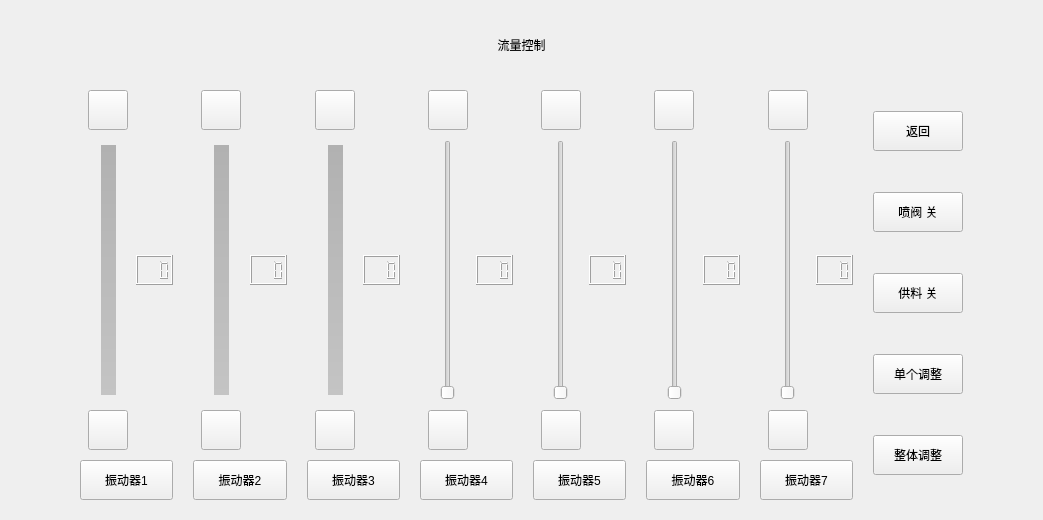
<?xml version="1.0" encoding="UTF-8"?>
<ui version="4.0">
 <class>FormVibrationAdjust</class>
 <widget class="QWidget" name="FormVibrationAdjust">
  <property name="geometry">
   <rect>
    <x>0</x>
    <y>0</y>
    <width>1043</width>
    <height>520</height>
   </rect>
  </property>
  <property name="windowTitle">
   <string>Form</string>
  </property>
  <layout class="QGridLayout" name="gridLayout_8">
   <property name="leftMargin">
    <number>80</number>
   </property>
   <property name="topMargin">
    <number>20</number>
   </property>
   <property name="rightMargin">
    <number>80</number>
   </property>
   <property name="bottomMargin">
    <number>20</number>
   </property>
   <property name="spacing">
    <number>20</number>
   </property>
   <item row="1" column="0">
    <layout class="QGridLayout" name="gridLayout">
     <property name="horizontalSpacing">
      <number>0</number>
     </property>
     <property name="verticalSpacing">
      <number>10</number>
     </property>
     <item row="1" column="0">
      <layout class="QHBoxLayout" name="horizontalLayout">
       <item>
        <widget class="QSlider" name="verticalSlider1">
         <property name="sizePolicy">
          <sizepolicy hsizetype="Expanding" vsizetype="MinimumExpanding">
           <horstretch>0</horstretch>
           <verstretch>0</verstretch>
          </sizepolicy>
         </property>
         <property name="minimumSize">
          <size>
           <width>25</width>
           <height>0</height>
          </size>
         </property>
         <property name="styleSheet">
          <string notr="true">QSlider::groove {
     /*border: 1px solid #999999;
     height: 330px; /* the groove expands to the size of the slider by default. by giving it a height, it has a fixed size */
	width:15px;
     background: qlineargradient(x1:0, y1:0, x2:0, y2:1, stop:0 #B1B1B1, stop:1 #c4c4c4);
     margin: 5px 0;
 }
 
QSlider::handle {
	border-image: url(:/image/slider.png);
     width: 25px;
     margin: -15px -25px; /* handle is placed by default on the contents rect of the groove. Expand outside the groove */
     border-radius: 3px;
 }</string>
         </property>
         <property name="maximum">
          <number>100</number>
         </property>
         <property name="orientation">
          <enum>Qt::Vertical</enum>
         </property>
        </widget>
       </item>
      </layout>
     </item>
     <item row="0" column="0" alignment="Qt::AlignHCenter">
      <widget class="QToolButton" name="toolButton_1u">
       <property name="minimumSize">
        <size>
         <width>40</width>
         <height>40</height>
        </size>
       </property>
       <property name="styleSheet">
        <string notr="true">QToolButton
{
	font-size:20px;
    border-image: url(:/image/upG.png);
    color: rgb(255, 255, 255);
}

QToolButton:pressed
{
    border-image: url(:/image/upR.png);
}</string>
       </property>
       <property name="text">
        <string/>
       </property>
      </widget>
     </item>
     <item row="2" column="0" alignment="Qt::AlignHCenter">
      <widget class="QToolButton" name="toolButton_1d">
       <property name="minimumSize">
        <size>
         <width>40</width>
         <height>40</height>
        </size>
       </property>
       <property name="styleSheet">
        <string notr="true">QToolButton
{
	font-size:20px;
    border-image: url(:/image/downG.png);
    color: rgb(255, 255, 255);
}

QToolButton:pressed
{
    border-image: url(:/image/downR.png);
}</string>
       </property>
       <property name="text">
        <string/>
       </property>
      </widget>
     </item>
     <item row="1" column="1">
      <widget class="QLCDNumber" name="lcdNumber1">
       <property name="sizePolicy">
        <sizepolicy hsizetype="Minimum" vsizetype="Fixed">
         <horstretch>0</horstretch>
         <verstretch>0</verstretch>
        </sizepolicy>
       </property>
       <property name="minimumSize">
        <size>
         <width>0</width>
         <height>30</height>
        </size>
       </property>
       <property name="smallDecimalPoint">
        <bool>true</bool>
       </property>
       <property name="digitCount">
        <number>3</number>
       </property>
       <property name="segmentStyle">
        <enum>QLCDNumber::Filled</enum>
       </property>
      </widget>
     </item>
     <item row="3" column="0" colspan="2">
      <widget class="QPushButton" name="pushButton_v1">
       <property name="sizePolicy">
        <sizepolicy hsizetype="Minimum" vsizetype="Fixed">
         <horstretch>0</horstretch>
         <verstretch>0</verstretch>
        </sizepolicy>
       </property>
       <property name="minimumSize">
        <size>
         <width>0</width>
         <height>40</height>
        </size>
       </property>
       <property name="styleSheet">
        <string notr="true">font: 14pt &quot;文泉驿微米黑&quot;;</string>
       </property>
       <property name="text">
        <string>振动器1</string>
       </property>
      </widget>
     </item>
    </layout>
   </item>
   <item row="1" column="1">
    <layout class="QGridLayout" name="gridLayout_2">
     <property name="horizontalSpacing">
      <number>0</number>
     </property>
     <property name="verticalSpacing">
      <number>10</number>
     </property>
     <item row="2" column="0" alignment="Qt::AlignHCenter">
      <widget class="QToolButton" name="toolButton_2d">
       <property name="minimumSize">
        <size>
         <width>40</width>
         <height>40</height>
        </size>
       </property>
       <property name="styleSheet">
        <string notr="true">QToolButton
{
	font-size:20px;
    border-image: url(:/image/downG.png);
    color: rgb(255, 255, 255);
}

QToolButton:pressed
{
    border-image: url(:/image/downR.png);
}</string>
       </property>
       <property name="text">
        <string/>
       </property>
      </widget>
     </item>
     <item row="0" column="0" alignment="Qt::AlignHCenter">
      <widget class="QToolButton" name="toolButton_2u">
       <property name="minimumSize">
        <size>
         <width>40</width>
         <height>40</height>
        </size>
       </property>
       <property name="styleSheet">
        <string notr="true">QToolButton
{
	font-size:20px;
    border-image: url(:/image/upG.png);
    color: rgb(255, 255, 255);
}

QToolButton:pressed
{
    border-image: url(:/image/upR.png);
}</string>
       </property>
       <property name="text">
        <string/>
       </property>
      </widget>
     </item>
     <item row="1" column="0">
      <widget class="QSlider" name="verticalSlider2">
       <property name="sizePolicy">
        <sizepolicy hsizetype="Expanding" vsizetype="Expanding">
         <horstretch>0</horstretch>
         <verstretch>0</verstretch>
        </sizepolicy>
       </property>
       <property name="minimumSize">
        <size>
         <width>0</width>
         <height>0</height>
        </size>
       </property>
       <property name="styleSheet">
        <string notr="true">QSlider::groove {
     /*border: 1px solid #999999;
     height: 330px; /* the groove expands to the size of the slider by default. by giving it a height, it has a fixed size */
	width:15px;
     background: qlineargradient(x1:0, y1:0, x2:0, y2:1, stop:0 #B1B1B1, stop:1 #c4c4c4);
     margin: 5px 0;
 }
 
QSlider::handle {
	border-image: url(:/image/slider.png);
     width: 25px;
     margin: -15px -25px; /* handle is placed by default on the contents rect of the groove. Expand outside the groove */
     border-radius: 3px;
 }</string>
       </property>
       <property name="maximum">
        <number>100</number>
       </property>
       <property name="orientation">
        <enum>Qt::Vertical</enum>
       </property>
      </widget>
     </item>
     <item row="1" column="1">
      <widget class="QLCDNumber" name="lcdNumber2">
       <property name="sizePolicy">
        <sizepolicy hsizetype="Minimum" vsizetype="Fixed">
         <horstretch>0</horstretch>
         <verstretch>0</verstretch>
        </sizepolicy>
       </property>
       <property name="minimumSize">
        <size>
         <width>0</width>
         <height>30</height>
        </size>
       </property>
       <property name="smallDecimalPoint">
        <bool>true</bool>
       </property>
       <property name="digitCount">
        <number>3</number>
       </property>
      </widget>
     </item>
     <item row="3" column="0" colspan="2">
      <widget class="QPushButton" name="pushButton_v2">
       <property name="sizePolicy">
        <sizepolicy hsizetype="Minimum" vsizetype="Preferred">
         <horstretch>0</horstretch>
         <verstretch>0</verstretch>
        </sizepolicy>
       </property>
       <property name="minimumSize">
        <size>
         <width>0</width>
         <height>40</height>
        </size>
       </property>
       <property name="styleSheet">
        <string notr="true">font: 14pt &quot;文泉驿微米黑&quot;;</string>
       </property>
       <property name="text">
        <string>振动器2</string>
       </property>
      </widget>
     </item>
    </layout>
   </item>
   <item row="1" column="2">
    <layout class="QGridLayout" name="gridLayout_3">
     <property name="horizontalSpacing">
      <number>0</number>
     </property>
     <property name="verticalSpacing">
      <number>10</number>
     </property>
     <item row="0" column="0" alignment="Qt::AlignHCenter">
      <widget class="QToolButton" name="toolButton_3u">
       <property name="minimumSize">
        <size>
         <width>40</width>
         <height>40</height>
        </size>
       </property>
       <property name="styleSheet">
        <string notr="true">QToolButton
{
	font-size:20px;
    border-image: url(:/image/upG.png);
    color: rgb(255, 255, 255);
}

QToolButton:pressed
{
    border-image: url(:/image/upR.png);
}</string>
       </property>
       <property name="text">
        <string/>
       </property>
      </widget>
     </item>
     <item row="2" column="0" alignment="Qt::AlignHCenter">
      <widget class="QToolButton" name="toolButton_3d">
       <property name="minimumSize">
        <size>
         <width>40</width>
         <height>40</height>
        </size>
       </property>
       <property name="styleSheet">
        <string notr="true">QToolButton
{
	font-size:20px;
    border-image: url(:/image/downG.png);
    color: rgb(255, 255, 255);
}

QToolButton:pressed
{
    border-image: url(:/image/downR.png);
}</string>
       </property>
       <property name="text">
        <string/>
       </property>
      </widget>
     </item>
     <item row="1" column="0">
      <widget class="QSlider" name="verticalSlider3">
       <property name="sizePolicy">
        <sizepolicy hsizetype="Expanding" vsizetype="Expanding">
         <horstretch>0</horstretch>
         <verstretch>0</verstretch>
        </sizepolicy>
       </property>
       <property name="minimumSize">
        <size>
         <width>0</width>
         <height>0</height>
        </size>
       </property>
       <property name="styleSheet">
        <string notr="true">QSlider::groove {
     /*border: 1px solid #999999;
     height: 330px; /* the groove expands to the size of the slider by default. by giving it a height, it has a fixed size */
	width:15px;
     background: qlineargradient(x1:0, y1:0, x2:0, y2:1, stop:0 #B1B1B1, stop:1 #c4c4c4);
     margin: 5px 0;
 }
 
QSlider::handle {
	border-image: url(:/image/slider.png);
     width: 25px;
     margin: -15px -25px; /* handle is placed by default on the contents rect of the groove. Expand outside the groove */
     border-radius: 3px;
 }</string>
       </property>
       <property name="maximum">
        <number>100</number>
       </property>
       <property name="orientation">
        <enum>Qt::Vertical</enum>
       </property>
      </widget>
     </item>
     <item row="1" column="1">
      <widget class="QLCDNumber" name="lcdNumber3">
       <property name="sizePolicy">
        <sizepolicy hsizetype="Minimum" vsizetype="Fixed">
         <horstretch>0</horstretch>
         <verstretch>0</verstretch>
        </sizepolicy>
       </property>
       <property name="minimumSize">
        <size>
         <width>0</width>
         <height>30</height>
        </size>
       </property>
       <property name="smallDecimalPoint">
        <bool>true</bool>
       </property>
       <property name="digitCount">
        <number>3</number>
       </property>
      </widget>
     </item>
     <item row="3" column="0" colspan="2">
      <widget class="QPushButton" name="pushButton_v3">
       <property name="sizePolicy">
        <sizepolicy hsizetype="Minimum" vsizetype="Preferred">
         <horstretch>0</horstretch>
         <verstretch>0</verstretch>
        </sizepolicy>
       </property>
       <property name="minimumSize">
        <size>
         <width>0</width>
         <height>40</height>
        </size>
       </property>
       <property name="styleSheet">
        <string notr="true">font: 14pt &quot;文泉驿微米黑&quot;;</string>
       </property>
       <property name="text">
        <string>振动器3</string>
       </property>
      </widget>
     </item>
    </layout>
   </item>
   <item row="1" column="3">
    <layout class="QGridLayout" name="gridLayout_4">
     <property name="horizontalSpacing">
      <number>0</number>
     </property>
     <property name="verticalSpacing">
      <number>10</number>
     </property>
     <item row="0" column="0" alignment="Qt::AlignHCenter">
      <widget class="QToolButton" name="toolButton_4u">
       <property name="minimumSize">
        <size>
         <width>40</width>
         <height>40</height>
        </size>
       </property>
       <property name="styleSheet">
        <string notr="true">QToolButton
{
	font-size:20px;
    border-image: url(:/image/upG.png);
    color: rgb(255, 255, 255);
}

QToolButton:pressed
{
    border-image: url(:/image/upR.png);
}</string>
       </property>
       <property name="text">
        <string/>
       </property>
      </widget>
     </item>
     <item row="2" column="0" alignment="Qt::AlignHCenter">
      <widget class="QToolButton" name="toolButton_4d">
       <property name="minimumSize">
        <size>
         <width>40</width>
         <height>40</height>
        </size>
       </property>
       <property name="styleSheet">
        <string notr="true">QToolButton
{
	font-size:20px;
    border-image: url(:/image/downG.png);
    color: rgb(255, 255, 255);
}

QToolButton:pressed
{
    border-image: url(:/image/downR.png);
}</string>
       </property>
       <property name="text">
        <string/>
       </property>
      </widget>
     </item>
     <item row="1" column="0">
      <widget class="QSlider" name="verticalSlider4">
       <property name="sizePolicy">
        <sizepolicy hsizetype="Expanding" vsizetype="Expanding">
         <horstretch>0</horstretch>
         <verstretch>0</verstretch>
        </sizepolicy>
       </property>
       <property name="minimumSize">
        <size>
         <width>0</width>
         <height>0</height>
        </size>
       </property>
       <property name="styleSheet">
        <string notr="true"/>
       </property>
       <property name="maximum">
        <number>100</number>
       </property>
       <property name="orientation">
        <enum>Qt::Vertical</enum>
       </property>
      </widget>
     </item>
     <item row="1" column="1">
      <widget class="QLCDNumber" name="lcdNumber4">
       <property name="sizePolicy">
        <sizepolicy hsizetype="Minimum" vsizetype="Fixed">
         <horstretch>0</horstretch>
         <verstretch>0</verstretch>
        </sizepolicy>
       </property>
       <property name="minimumSize">
        <size>
         <width>0</width>
         <height>30</height>
        </size>
       </property>
       <property name="smallDecimalPoint">
        <bool>true</bool>
       </property>
       <property name="digitCount">
        <number>3</number>
       </property>
      </widget>
     </item>
     <item row="3" column="0" colspan="2">
      <widget class="QPushButton" name="pushButton_v4">
       <property name="sizePolicy">
        <sizepolicy hsizetype="Minimum" vsizetype="Preferred">
         <horstretch>0</horstretch>
         <verstretch>0</verstretch>
        </sizepolicy>
       </property>
       <property name="minimumSize">
        <size>
         <width>0</width>
         <height>40</height>
        </size>
       </property>
       <property name="styleSheet">
        <string notr="true">font: 14pt &quot;文泉驿微米黑&quot;;</string>
       </property>
       <property name="text">
        <string>振动器4</string>
       </property>
      </widget>
     </item>
    </layout>
   </item>
   <item row="1" column="4">
    <layout class="QGridLayout" name="gridLayout_5">
     <property name="horizontalSpacing">
      <number>0</number>
     </property>
     <property name="verticalSpacing">
      <number>10</number>
     </property>
     <item row="0" column="0" alignment="Qt::AlignHCenter">
      <widget class="QToolButton" name="toolButton_5u">
       <property name="minimumSize">
        <size>
         <width>40</width>
         <height>40</height>
        </size>
       </property>
       <property name="styleSheet">
        <string notr="true">QToolButton
{
	font-size:20px;
    border-image: url(:/image/upG.png);
    color: rgb(255, 255, 255);
}

QToolButton:pressed
{
    border-image: url(:/image/upR.png);
}</string>
       </property>
       <property name="text">
        <string/>
       </property>
      </widget>
     </item>
     <item row="2" column="0" alignment="Qt::AlignHCenter">
      <widget class="QToolButton" name="toolButton_5d">
       <property name="minimumSize">
        <size>
         <width>40</width>
         <height>40</height>
        </size>
       </property>
       <property name="styleSheet">
        <string notr="true">QToolButton
{
	font-size:20px;
    border-image: url(:/image/downG.png);
    color: rgb(255, 255, 255);
}

QToolButton:pressed
{
    border-image: url(:/image/downR.png);
}</string>
       </property>
       <property name="text">
        <string/>
       </property>
      </widget>
     </item>
     <item row="1" column="0">
      <widget class="QSlider" name="verticalSlider5">
       <property name="sizePolicy">
        <sizepolicy hsizetype="Expanding" vsizetype="Expanding">
         <horstretch>0</horstretch>
         <verstretch>0</verstretch>
        </sizepolicy>
       </property>
       <property name="minimumSize">
        <size>
         <width>0</width>
         <height>0</height>
        </size>
       </property>
       <property name="styleSheet">
        <string notr="true"/>
       </property>
       <property name="maximum">
        <number>100</number>
       </property>
       <property name="orientation">
        <enum>Qt::Vertical</enum>
       </property>
      </widget>
     </item>
     <item row="1" column="1">
      <widget class="QLCDNumber" name="lcdNumber5">
       <property name="sizePolicy">
        <sizepolicy hsizetype="Minimum" vsizetype="Fixed">
         <horstretch>0</horstretch>
         <verstretch>0</verstretch>
        </sizepolicy>
       </property>
       <property name="minimumSize">
        <size>
         <width>0</width>
         <height>30</height>
        </size>
       </property>
       <property name="smallDecimalPoint">
        <bool>true</bool>
       </property>
       <property name="digitCount">
        <number>3</number>
       </property>
      </widget>
     </item>
     <item row="3" column="0" colspan="2">
      <widget class="QPushButton" name="pushButton_v5">
       <property name="sizePolicy">
        <sizepolicy hsizetype="Minimum" vsizetype="Preferred">
         <horstretch>0</horstretch>
         <verstretch>0</verstretch>
        </sizepolicy>
       </property>
       <property name="minimumSize">
        <size>
         <width>0</width>
         <height>40</height>
        </size>
       </property>
       <property name="styleSheet">
        <string notr="true">font: 14pt &quot;文泉驿微米黑&quot;;</string>
       </property>
       <property name="text">
        <string>振动器5</string>
       </property>
      </widget>
     </item>
    </layout>
   </item>
   <item row="1" column="5">
    <layout class="QGridLayout" name="gridLayout_6">
     <property name="horizontalSpacing">
      <number>0</number>
     </property>
     <property name="verticalSpacing">
      <number>10</number>
     </property>
     <item row="2" column="0" alignment="Qt::AlignHCenter">
      <widget class="QToolButton" name="toolButton_6d">
       <property name="minimumSize">
        <size>
         <width>40</width>
         <height>40</height>
        </size>
       </property>
       <property name="styleSheet">
        <string notr="true">QToolButton
{
	font-size:20px;
    border-image: url(:/image/downG.png);
    color: rgb(255, 255, 255);
}

QToolButton:pressed
{
    border-image: url(:/image/downR.png);
}</string>
       </property>
       <property name="text">
        <string/>
       </property>
      </widget>
     </item>
     <item row="0" column="0" alignment="Qt::AlignHCenter">
      <widget class="QToolButton" name="toolButton_6u">
       <property name="minimumSize">
        <size>
         <width>40</width>
         <height>40</height>
        </size>
       </property>
       <property name="styleSheet">
        <string notr="true">QToolButton
{
	font-size:20px;
    border-image: url(:/image/upG.png);
    color: rgb(255, 255, 255);
}

QToolButton:pressed
{
    border-image: url(:/image/upR.png);
}</string>
       </property>
       <property name="text">
        <string/>
       </property>
      </widget>
     </item>
     <item row="1" column="0">
      <widget class="QSlider" name="verticalSlider6">
       <property name="sizePolicy">
        <sizepolicy hsizetype="Expanding" vsizetype="Expanding">
         <horstretch>0</horstretch>
         <verstretch>0</verstretch>
        </sizepolicy>
       </property>
       <property name="minimumSize">
        <size>
         <width>0</width>
         <height>0</height>
        </size>
       </property>
       <property name="styleSheet">
        <string notr="true"/>
       </property>
       <property name="maximum">
        <number>100</number>
       </property>
       <property name="orientation">
        <enum>Qt::Vertical</enum>
       </property>
      </widget>
     </item>
     <item row="1" column="1">
      <widget class="QLCDNumber" name="lcdNumber6">
       <property name="sizePolicy">
        <sizepolicy hsizetype="Minimum" vsizetype="Fixed">
         <horstretch>0</horstretch>
         <verstretch>0</verstretch>
        </sizepolicy>
       </property>
       <property name="minimumSize">
        <size>
         <width>0</width>
         <height>30</height>
        </size>
       </property>
       <property name="smallDecimalPoint">
        <bool>true</bool>
       </property>
       <property name="digitCount">
        <number>3</number>
       </property>
      </widget>
     </item>
     <item row="3" column="0" colspan="2">
      <widget class="QPushButton" name="pushButton_v6">
       <property name="sizePolicy">
        <sizepolicy hsizetype="Minimum" vsizetype="Preferred">
         <horstretch>0</horstretch>
         <verstretch>0</verstretch>
        </sizepolicy>
       </property>
       <property name="minimumSize">
        <size>
         <width>0</width>
         <height>40</height>
        </size>
       </property>
       <property name="styleSheet">
        <string notr="true">font: 14pt &quot;文泉驿微米黑&quot;;</string>
       </property>
       <property name="text">
        <string>振动器6</string>
       </property>
      </widget>
     </item>
    </layout>
   </item>
   <item row="1" column="6">
    <layout class="QGridLayout" name="gridLayout_7">
     <property name="horizontalSpacing">
      <number>0</number>
     </property>
     <property name="verticalSpacing">
      <number>10</number>
     </property>
     <item row="2" column="0" alignment="Qt::AlignHCenter">
      <widget class="QToolButton" name="toolButton_7d">
       <property name="minimumSize">
        <size>
         <width>40</width>
         <height>40</height>
        </size>
       </property>
       <property name="styleSheet">
        <string notr="true">QToolButton
{
	font-size:20px;
    border-image: url(:/image/downG.png);
    color: rgb(255, 255, 255);
}

QToolButton:pressed
{
    border-image: url(:/image/downR.png);
}</string>
       </property>
       <property name="text">
        <string/>
       </property>
      </widget>
     </item>
     <item row="0" column="0" alignment="Qt::AlignHCenter">
      <widget class="QToolButton" name="toolButton_7u">
       <property name="minimumSize">
        <size>
         <width>40</width>
         <height>40</height>
        </size>
       </property>
       <property name="styleSheet">
        <string notr="true">QToolButton
{
	font-size:20px;
    border-image: url(:/image/upG.png);
    color: rgb(255, 255, 255);
}

QToolButton:pressed
{
    border-image: url(:/image/upR.png);
}</string>
       </property>
       <property name="text">
        <string/>
       </property>
      </widget>
     </item>
     <item row="1" column="0">
      <widget class="QSlider" name="verticalSlider7">
       <property name="sizePolicy">
        <sizepolicy hsizetype="Expanding" vsizetype="Expanding">
         <horstretch>0</horstretch>
         <verstretch>0</verstretch>
        </sizepolicy>
       </property>
       <property name="minimumSize">
        <size>
         <width>0</width>
         <height>0</height>
        </size>
       </property>
       <property name="styleSheet">
        <string notr="true"/>
       </property>
       <property name="maximum">
        <number>100</number>
       </property>
       <property name="orientation">
        <enum>Qt::Vertical</enum>
       </property>
      </widget>
     </item>
     <item row="1" column="1">
      <widget class="QLCDNumber" name="lcdNumber7">
       <property name="sizePolicy">
        <sizepolicy hsizetype="Minimum" vsizetype="Fixed">
         <horstretch>0</horstretch>
         <verstretch>0</verstretch>
        </sizepolicy>
       </property>
       <property name="minimumSize">
        <size>
         <width>0</width>
         <height>30</height>
        </size>
       </property>
       <property name="smallDecimalPoint">
        <bool>true</bool>
       </property>
       <property name="digitCount">
        <number>3</number>
       </property>
      </widget>
     </item>
     <item row="3" column="0" colspan="2">
      <widget class="QPushButton" name="pushButton_v7">
       <property name="sizePolicy">
        <sizepolicy hsizetype="Minimum" vsizetype="Preferred">
         <horstretch>0</horstretch>
         <verstretch>0</verstretch>
        </sizepolicy>
       </property>
       <property name="minimumSize">
        <size>
         <width>0</width>
         <height>40</height>
        </size>
       </property>
       <property name="styleSheet">
        <string notr="true">font: 14pt &quot;文泉驿微米黑&quot;;</string>
       </property>
       <property name="text">
        <string>振动器7</string>
       </property>
      </widget>
     </item>
    </layout>
   </item>
   <item row="1" column="7">
    <layout class="QVBoxLayout" name="verticalLayout">
     <item>
      <widget class="QToolButton" name="toolButton">
       <property name="sizePolicy">
        <sizepolicy hsizetype="Preferred" vsizetype="Fixed">
         <horstretch>0</horstretch>
         <verstretch>0</verstretch>
        </sizepolicy>
       </property>
       <property name="minimumSize">
        <size>
         <width>90</width>
         <height>40</height>
        </size>
       </property>
       <property name="text">
        <string>返回</string>
       </property>
      </widget>
     </item>
     <item>
      <widget class="QToolButton" name="toolButtonValve">
       <property name="sizePolicy">
        <sizepolicy hsizetype="Preferred" vsizetype="Fixed">
         <horstretch>0</horstretch>
         <verstretch>0</verstretch>
        </sizepolicy>
       </property>
       <property name="minimumSize">
        <size>
         <width>90</width>
         <height>40</height>
        </size>
       </property>
       <property name="text">
        <string>喷阀 关</string>
       </property>
      </widget>
     </item>
     <item>
      <widget class="QToolButton" name="toolButtonVibrator">
       <property name="sizePolicy">
        <sizepolicy hsizetype="Preferred" vsizetype="Fixed">
         <horstretch>0</horstretch>
         <verstretch>0</verstretch>
        </sizepolicy>
       </property>
       <property name="minimumSize">
        <size>
         <width>90</width>
         <height>40</height>
        </size>
       </property>
       <property name="text">
        <string>供料 关</string>
       </property>
      </widget>
     </item>
     <item>
      <widget class="QToolButton" name="toolButton_Single">
       <property name="sizePolicy">
        <sizepolicy hsizetype="Preferred" vsizetype="Fixed">
         <horstretch>0</horstretch>
         <verstretch>0</verstretch>
        </sizepolicy>
       </property>
       <property name="minimumSize">
        <size>
         <width>90</width>
         <height>40</height>
        </size>
       </property>
       <property name="text">
        <string>单个调整</string>
       </property>
      </widget>
     </item>
     <item>
      <widget class="QToolButton" name="toolButton_All">
       <property name="sizePolicy">
        <sizepolicy hsizetype="Preferred" vsizetype="Fixed">
         <horstretch>0</horstretch>
         <verstretch>0</verstretch>
        </sizepolicy>
       </property>
       <property name="minimumSize">
        <size>
         <width>90</width>
         <height>40</height>
        </size>
       </property>
       <property name="text">
        <string>整体调整</string>
       </property>
      </widget>
     </item>
    </layout>
   </item>
   <item row="0" column="0" colspan="8">
    <widget class="QLabel" name="label">
     <property name="sizePolicy">
      <sizepolicy hsizetype="Preferred" vsizetype="Fixed">
       <horstretch>0</horstretch>
       <verstretch>0</verstretch>
      </sizepolicy>
     </property>
     <property name="minimumSize">
      <size>
       <width>0</width>
       <height>50</height>
      </size>
     </property>
     <property name="text">
      <string>流量控制</string>
     </property>
     <property name="alignment">
      <set>Qt::AlignCenter</set>
     </property>
    </widget>
   </item>
  </layout>
 </widget>
 <resources/>
 <connections/>
</ui>
